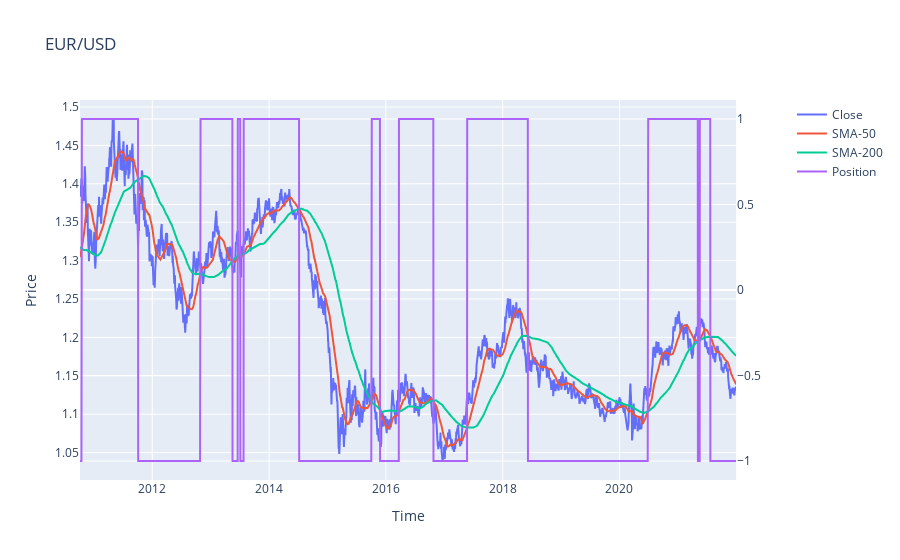

This figure's notebook cell:
### Code cell
fig = make_subplots(specs=[[{"secondary_y": True}]])

fig.add_trace(go.Scatter(x=data.index, y=data.Close, name='Close'))
fig.add_trace(go.Scatter(x=data.index, y=data.SMA50, name='SMA-50'))
fig.add_trace(go.Scatter(x=data.index, y=data.SMA200, name='SMA-200'))
fig.add_trace(go.Scatter(x=data.index, y=data.position, name='Position'), secondary_y=True)

fig.update_layout(title='EUR/USD', xaxis_title='Time', yaxis_title='Price')

fig.show()

### Figure 1 — Plotly figure (JSON) as saved in the notebook; plotly's stock layout.template omitted (floating-point values rounded to 4 significant figures; data arrays with more than 128 entries replaced by an {"elided": "..."} marker saying what was removed)
{"data": [{"name": "Close", "type": "scatter", "x": {"elided": "2928 str values"}, "y": {"elided": "2928 float values"}}, {"name": "SMA-50", "type": "scatter", "x": {"elided": "2928 str values"}, "y": {"elided": "2928 float values"}}, {"name": "SMA-200", "type": "scatter", "x": {"elided": "2928 str values"}, "y": {"elided": "2928 float values"}}, {"name": "Position", "type": "scatter", "x": {"elided": "2928 str values"}, "xaxis": "x", "y": {"elided": "2928 int values"}, "yaxis": "y2"}], "layout": {"title": {"text": "EUR/USD"}, "xaxis": {"anchor": "y", "domain": [0, 0.94], "title": {"text": "Time"}}, "yaxis": {"anchor": "x", "domain": [0, 1], "title": {"text": "Price"}}, "yaxis2": {"anchor": "x", "overlaying": "y", "side": "right"}}}
